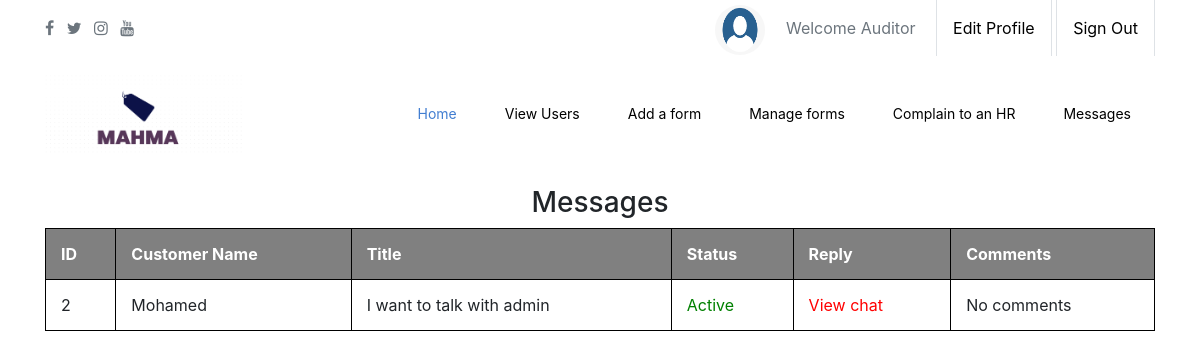
The app's page /achat.php (signed in) with its own data.
### tables this page shows
CREATE TABLE `messages` (
  `ID` int(11) NOT NULL,
  `CID` int(11) NOT NULL,
  `AID` int(11) NOT NULL,
  `Title` varchar(256) NOT NULL,
  `Status` tinyint(1) NOT NULL
);

CREATE TABLE `accounts` (
  `ID` int(11) NOT NULL,
  `Name` varchar(255) NOT NULL,
  `Email` varchar(255) NOT NULL,
  `Password` varchar(255) NOT NULL,
  `Age` int(255) NOT NULL,
  `Image` varchar(255) NOT NULL,
  `sQuestion` varchar(256) NOT NULL,
  `sAnswer` varchar(5000) NOT NULL,
  `Role` int(11) NOT NULL,
  `Survey` int(11) NOT NULL
);

### achat.php (the view, shortened to what this page needs)
<?php
include "nav.php";
$servername = "localhost";
    $username = "root";
    $password = "";
    $dbname = "web";
    $conn = mysqli_connect($servername,$username,$password,$dbname);
?>
<body>
<div class="container">
  <div class="row">
    <div class="col-lg">
  <h3>Messages</h3>
  <table>
	  <tr>
      <th>ID</th>
      <th>Customer Name</th>
      <th>Title</th>
      <th>Status</th>
      <th>Reply</th>
      <th>Comments</th>
	  </tr>
</body>
<?php
if($_SESSION["Role"]==4){
  $sql="SELECT * from messages";
}
else $sql="SELECT * from messages where AID='0' OR AID='".$_SESSION["ID"]."'";
$result = mysqli_query($conn,$sql);
while($row=mysqli_fetch_array($result))
{
  echo"<tr>";
  echo" <td>$row[0]</td>";
 $cid= $row[1];
  $sql2="SELECT Name from accounts where ID='$cid'";
  $result2=mysqli_query($conn,$sql2);
  $row2=mysqli_fetch_array($result2);
  $sql3="SELECT * from comments where CHID='".$row["ID"]."'";
  $result3=mysqli_query($conn,$sql3);
  $row3=mysqli_fetch_array($result3);
  echo" <td>$row2[0]</td>";
  echo" <td>$row[3]</td>";
?>
  <?php
  if($_SESSION["Role"]!=4){
  if($row[4]==0){?>
  <td class="Active">Active</td>
  <td class="actions"><a class="actions" href="chat.php?X=<?php echo $row["ID"]; ?>" id="reply">Reply</a></td>
  <?php
  } else if($row[4]==1) { ?>
  <td>Closed</td>
  <td class="actions"><a class="actions" href="chat.php?X=<?php echo $row["ID"]; ?>">View chat</a></td>
  <?php
  }
  }
  else {
    if($row[4]==0){?>
      <td class="Active">Active</td>
      <td class="actions"><a class="actions" href="chat.php?X=<?php echo $row["ID"]; ?>" id="reply">View chat</a></td>
      <?php
      } else if($row[4]==1) { ?>
      <td>Closed</td>
      <td class="actions"><a class="actions" href="chat.php?X=<?php echo $row["ID"]; ?>">View chat</a></td>
      <?php
      }
  }
  if($row3){?>
    <td class="actions"><a class="actions" href="viewcomments.php?X=<?php echo $row["ID"]; ?>">View comments</a></td>
<?php
  }
  else{ ?> <td>No comments</td>
<?php
  }
  echo"</tr>";
}
?>

### achat.php (style rules this page uses)
body { overflow-x: hidden; }
table,th,td,tr { border:1px solid black; position:relative; }
th,td { padding: 15px; text-align: left; }
th { background-color: grey; color: white; }
table { width: 100%; position:relative; }
h3 { text-align:center; }
.actions { color:red; }
.Active { color:green; }

### nav.php (style rules this page uses)
body { overflow-x:hidden }

### records on screen
messages: ID "2", CID.Name "Mohamed", Title "I want to talk with admin"

### other values on screen
$_SESSION['Name'] "Auditor"
